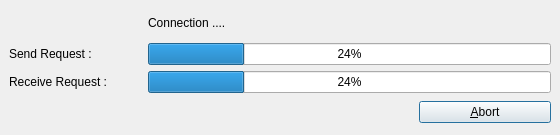
<ui version="4.0" >
 <class>ConnectionWebServicesDialog</class>
 <widget class="QDialog" name="ConnectionWebServicesDialog" >
  <property name="geometry" >
   <rect>
    <x>0</x>
    <y>0</y>
    <width>560</width>
    <height>135</height>
   </rect>
  </property>
  <property name="windowTitle" >
   <string>WebServices Connection</string>
  </property>
  <layout class="QGridLayout" >
   <property name="margin" >
    <number>9</number>
   </property>
   <property name="spacing" >
    <number>6</number>
   </property>
   <item row="0" column="0" >
    <widget class="QLabel" name="m_iconState" >
     <property name="text" >
      <string/>
     </property>
     <property name="pixmap" >
      <pixmap resource="../application.qrc" >:/images/network_disconnected_lan.png</pixmap>
     </property>
    </widget>
   </item>
   <item row="3" column="0" colspan="3" >
    <spacer>
     <property name="orientation" >
      <enum>Qt::Horizontal</enum>
     </property>
     <property name="sizeHint" >
      <size>
       <width>255</width>
       <height>27</height>
      </size>
     </property>
    </spacer>
   </item>
   <item row="0" column="1" colspan="3" >
    <widget class="QLabel" name="m_labelState" >
     <property name="text" >
      <string>Connection ....</string>
     </property>
    </widget>
   </item>
   <item row="3" column="3" >
    <widget class="QPushButton" name="m_abortPushButton" >
     <property name="text" >
      <string>&amp;Abort</string>
     </property>
     <property name="icon" >
      <iconset resource="../application.qrc" >:/images/button_cancel.png</iconset>
     </property>
    </widget>
   </item>
   <item row="1" column="0" >
    <widget class="QLabel" name="m_labelConnection" >
     <property name="text" >
      <string>Send Request :</string>
     </property>
    </widget>
   </item>
   <item row="2" column="0" >
    <widget class="QLabel" name="label" >
     <property name="text" >
      <string>Receive Request :</string>
     </property>
    </widget>
   </item>
   <item row="1" column="1" colspan="3" >
    <widget class="QProgressBar" name="m_sendProgressBar" >
     <property name="value" >
      <number>24</number>
     </property>
     <property name="orientation" >
      <enum>Qt::Horizontal</enum>
     </property>
    </widget>
   </item>
   <item row="2" column="1" colspan="3" >
    <widget class="QProgressBar" name="m_recieveProgressBar" >
     <property name="value" >
      <number>24</number>
     </property>
     <property name="orientation" >
      <enum>Qt::Horizontal</enum>
     </property>
    </widget>
   </item>
  </layout>
 </widget>
 <resources>
  <include location="../application.qrc" />
 </resources>
 <connections/>
</ui>
